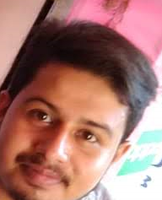
#> input picture IMAGE_DETECTION/check.png, 162 x 200 px, shrunk from 192 x 237 before the run
$ python Untitled.py
#> lines starting #> are read from the running program, lines starting #| are printed output that depends on the picture
#!/usr/bin/env python
# coding: utf-8

# In[1]:


import cv2
import numpy as np


# In[7]:


img_bgr = cv2.imread('check.png')
#> img_bgr is the input picture: shape (200, 162, 3); mean B, G, R 112.1, 119.6, 167.9
img_gray = cv2.cvtColor(img_bgr,cv2.COLOR_BGR2GRAY)
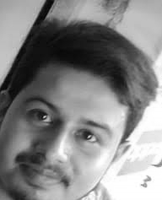
#> img_gray: shape (200, 162); min 5, max 255, mean 133.2


# In[8]:


template = cv2.imread('test.jpg',0)
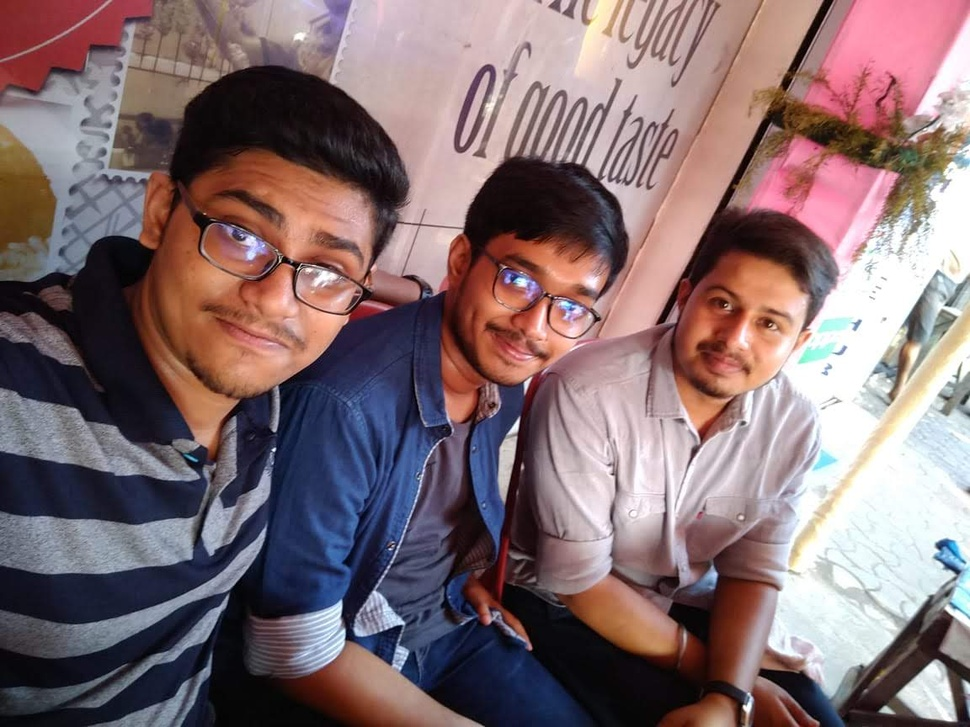
#> input picture IMAGE_DETECTION/test.jpg, 970 x 727 px, shrunk from 1152 x 864 before the run
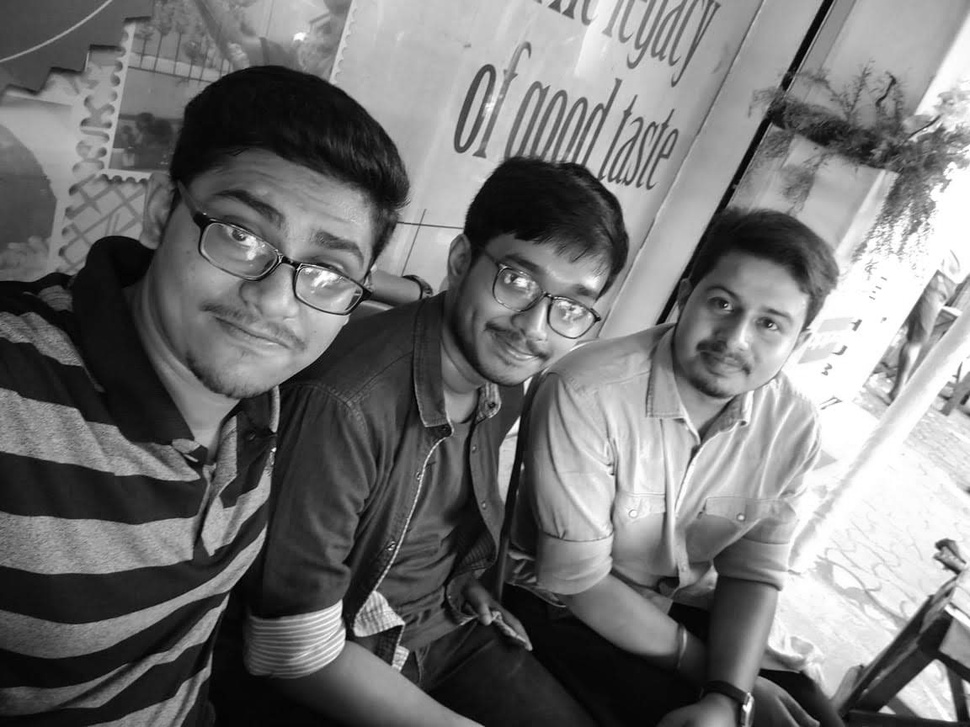
#> template: shape (727, 970); min 0, max 255, mean 115.9
w, h = template.shape[::-1]
#> w = 970; h = 727


# In[10]:


res = cv2.matchTemplate(img_gray,template,cv2.TM_CCOEFF_NORMED)
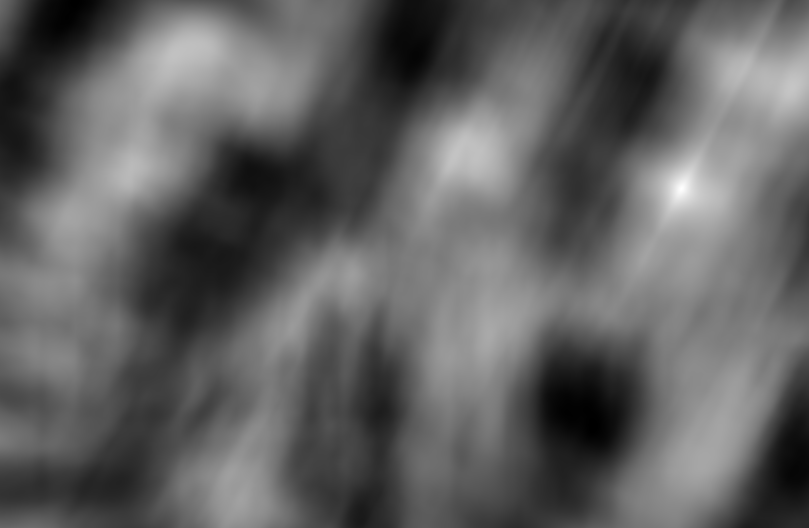
#> res: shape (528, 809) float32; min -0.56, max 0.999, mean 0.0371; drawn with min black and max white
threshold = 0.8
loc = np.where(res >= threshold)
#> loc = 385 positions, rows 175 to 201, columns 673 to 690


# In[12]:


for pt in zip(*loc[::-1]):
    cv2.rectangle(img_bgr , pt , (pt[0]+w , pt[1]+h) ,(0,255,255) , 0)
#> this loop made 385 passes
#> pt on passes 1 to 3: (685, 175), (686, 175), (687, 175)


# In[13]:


cv2.imshow('detected',img_bgr)


# In[ ]:
